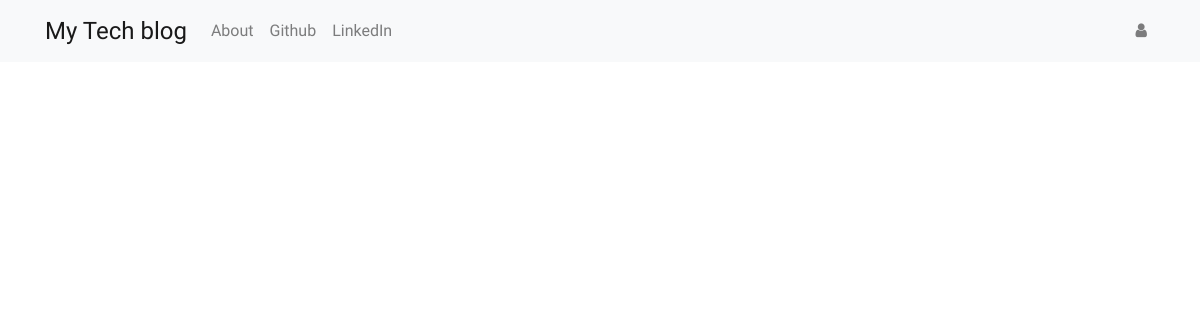
The app's page /, older data.
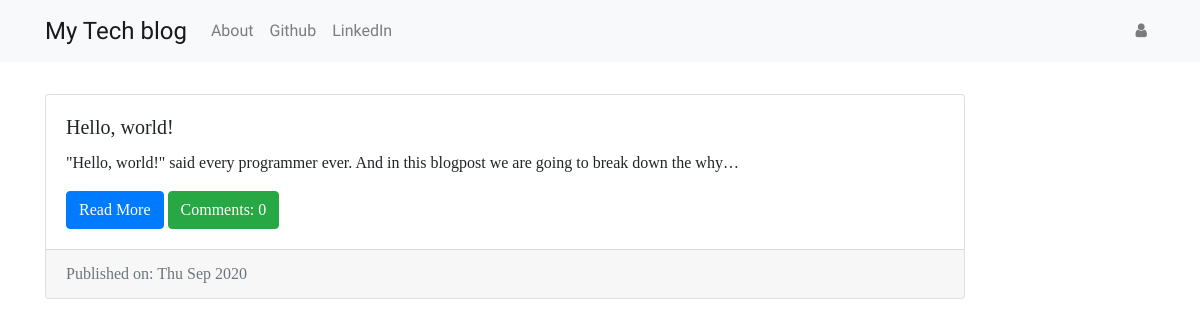
The same page, newer data.
### blog/models.py (models this page shows, shortened)
class Post(models.Model):
    author = models.ForeignKey(
        settings.AUTH_USER_MODEL,
        on_delete=models.CASCADE,
    )
    title = models.CharField(max_length=200)
    text = models.TextField()
    created_date = models.DateTimeField(default=timezone.now)
    published_date = models.DateTimeField(blank=True, null=True)
    def approve_comments(self):
        return self.comments.filter(approved_comment=True)

### blog/views.py (the view)
# urls.py: path('',views.PostListView.as_view(),name='post_list'),
class PostListView(ListView):
    model = Post
    def get_queryset(self):
        return Post.objects.filter(published_date__lte=timezone.now()).order_by('-published_date')

### blog/templates/blog/post_list.html
{% extends 'blog/base.html' %}
{% block content %}
<div class="centerstage">
    {% for post in post_list %}
         <div class="card my-3">
             <div class="card-body">
                 <h5 class="card-title">{{post.title}}</h5>
                  <p class="card-text">{{post.text|safe|truncatechars:100}}</p>
                  <a href="{% url 'post_detail' pk=post.pk %}" class="btn btn-primary">Read More</a>
                  <a href="{% url 'post_detail' pk=post.pk %}" class="btn btn-success">Comments: {{ post.approve_comments.count }}</a>
             </div>
            <div class="card-footer text-muted">
            Published on: {{post.published_date|date:"D M Y"}}
            </div>
        </div>
    {% endfor %}
</div>
{% endblock %}

Row changes from the older to the newer data that the page shows:
now on this page (row edited): Post: title "Hello, world!", text "\"Hello, world!\" said every programmer ever. And in this blogpost we are going to break down the why…", approve_comments.count "0", published_date "Thu Sep 2020"
